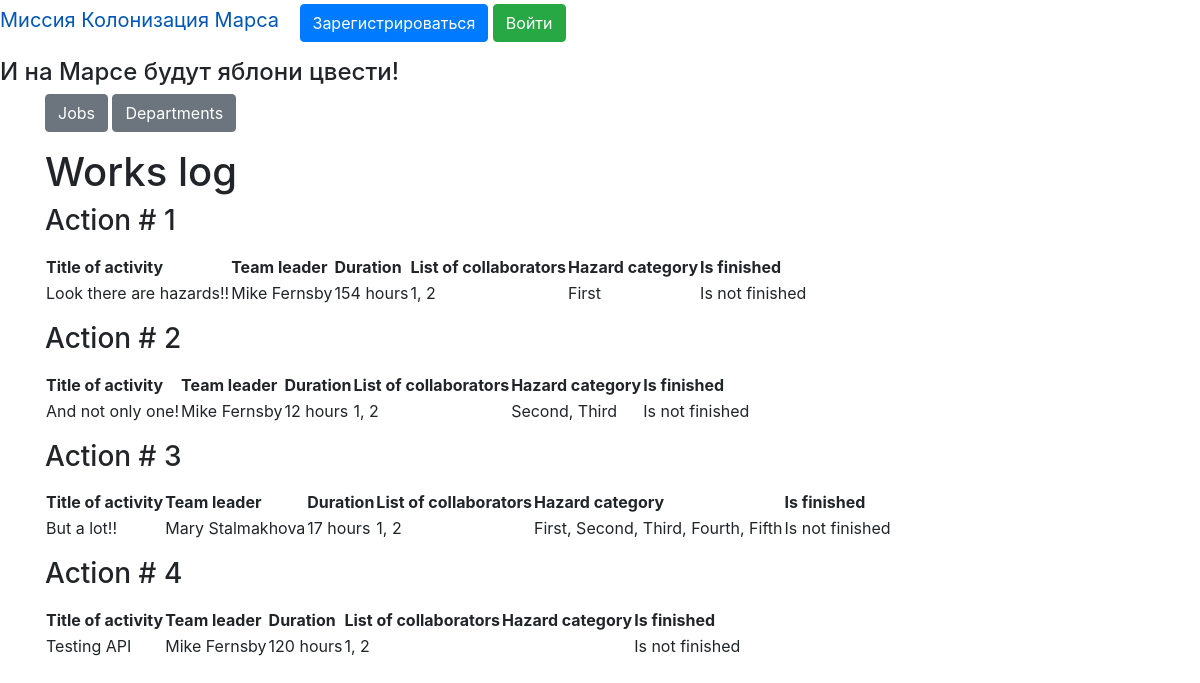
/jobs, run on an earlier commit of the app's database.
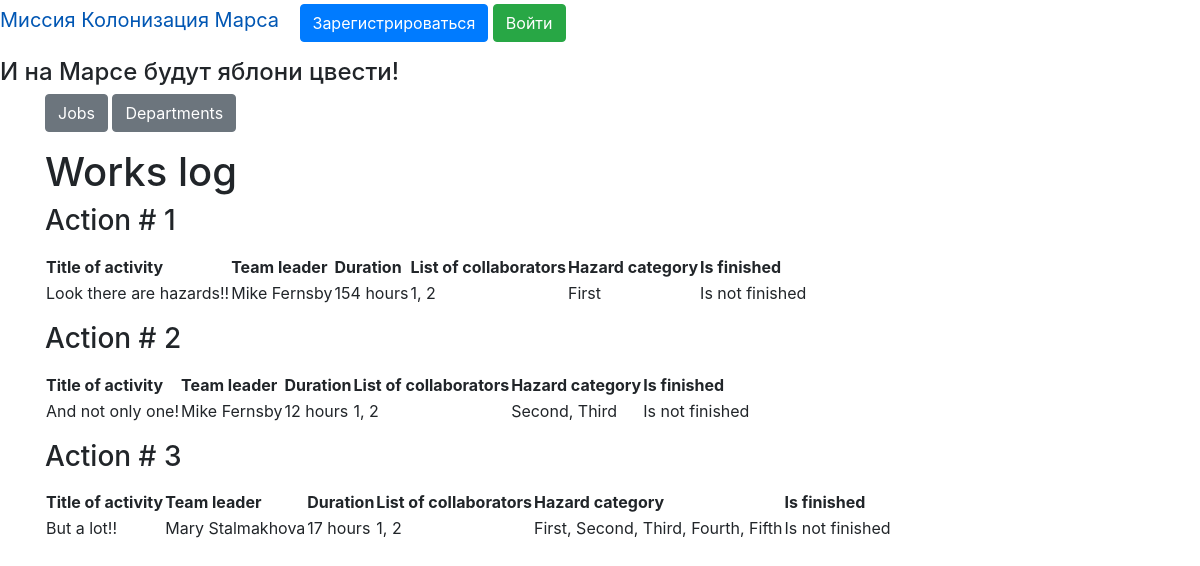
And on a later commit of the database.
### data/beta_code.py (models this page shows)
class Jobs(SqlAlchemyBase, SerializerMixin):
    __tablename__ = 'jobs'
    id = sqlalchemy.Column(sqlalchemy.Integer,
                           primary_key=True, autoincrement=True)
    team_leader = sqlalchemy.Column(sqlalchemy.Integer,
                                    sqlalchemy.ForeignKey("users.id"))
    job = sqlalchemy.Column(sqlalchemy.String, nullable=True)
    work_size = sqlalchemy.Column(sqlalchemy.Integer, nullable=True)
    collaborators = sqlalchemy.Column(sqlalchemy.String, nullable=True)
    start_date = sqlalchemy.Column(sqlalchemy.DateTime,
                                   default=datetime.datetime.now)
    end_date = sqlalchemy.Column(sqlalchemy.DateTime, nullable=True)
    is_finished = sqlalchemy.Column(sqlalchemy.Boolean, nullable=True)
    author = sqlalchemy.Column(sqlalchemy.Integer, nullable=True)
    categories = orm.relationship("Category",
                                  secondary="association",
                                  backref="jobs")

### data/category.py (models this page shows)
class Category(SqlAlchemyBase, SerializerMixin):
    __tablename__ = 'category'
    id = sqlalchemy.Column(sqlalchemy.Integer, primary_key=True,
                           autoincrement=True)
    name = sqlalchemy.Column(sqlalchemy.String, nullable=True)

### truly_main.py (the view)
@app.route('/jobs')
def jobs():
    jobs_dict = []
    db_sess = db_session.create_session()
    for job in db_sess.query(Jobs):
        jobs_dict.append({"id": job.id, "title": job.job,
                          "leader": None, "team_leader": job.team_leader,
                          "duration": str(job.work_size) + " hours",
                          "collabs": job.collaborators, "categories": ", ".join([i.name for i in job.categories]),
                          "finish": ("Is finished" if job.is_finished else "Is not finished")})
        user = db_sess.query(User).filter(User.id == job.team_leader).first()
        jobs_dict[-1]["leader"] = user.name + " " + user.surname
    params = {
        "title": "Jobs",
        "jobs": jobs_dict
    }
    return render_template('jobs.html', **params)

### data/db_session.py (called while the page is built)
def create_session() -> Session:
    global __factory
    return __factory()

### templates/jobs.html (shortened to what this page needs)
{% extends "main_page.html" %}
{% block content2 %}
<h1 style="text-allign: center">Works log</h1>
{% for item in jobs %}
<h3>Action # {{item.id}}</h3>
<p>
<table>
    <tr>
        <th>Title of activity</th>
        <th>Team leader</th>
        <th>Duration</th>
        <th>List of collaborators</th>
        <th>Hazard category</th>
        <th>Is finished</th>
    </tr>
    <tr>
        <td>{{item.title}}</td>
        <td>{{item.leader}}</td>
        <td>{{item.duration}}</td>
        <td>{{item.collabs}}</td>
        <td>{{item.categories}}</td>
        <td>{{item.finish}}</td>
  </tr>
</table>
</p>
{% endfor %}
{% endblock %}

### templates/main_page.html
{% extends "base.html" %}
{% block content %}
<p>
    <a href="/jobs" class="btn btn-secondary">Jobs</a>
    <a href="/departments" class="btn btn-secondary">Departments</a>
</p>
{% block content2 %}{% endblock %}
{% endblock %}

### templates/base.html (shortened to what this page needs)
<!DOCTYPE html>
<html lang="en">
<head>
    <link rel="stylesheet" type="text/css" href={{ css_file }} />
    <link rel="stylesheet"
          href="https://stackpath.bootstrapcdn.com/bootstrap/4.4.1/css/bootstrap.min.css"
>
</head>
<body>
<nav>
    {% if current_user.is_authenticated %}
    <p>
        <a class="navbar-brand" href="/">Миссия Колонизация Марса</a>
        <a class="navbar-brand" href="/logout">{{ current_user.name }} {{ current_user.surname }}</a>
    <a href="/add_job" class="btn btn-secondary">Добавить работу</a>
    <a href="/add_department" class="btn btn-secondary">Добавить департамент</a>
    </p>
{% else %}
    <p>
        <a class="navbar-brand" href="/">Миссия Колонизация Марса</a>
        <a class="btn btn-primary " href="/register">Зарегистрироваться</a>
        <a class="btn btn-success" href="/login">Войти</a>
    </p>
{% endif %}
</nav>
<h4>И на Марсе будут яблони цвести!</h4>
<main role="main" class="container">
    {% block content %}{% endblock %}
</main>
</body>
</html>

What changed in the data, as far as the page shows it:
removed Jobs: id "4", title "Testing API", leader "Mike Fernsby", duration "120 hours", collabs "1, 2", finish "Is not finished"
